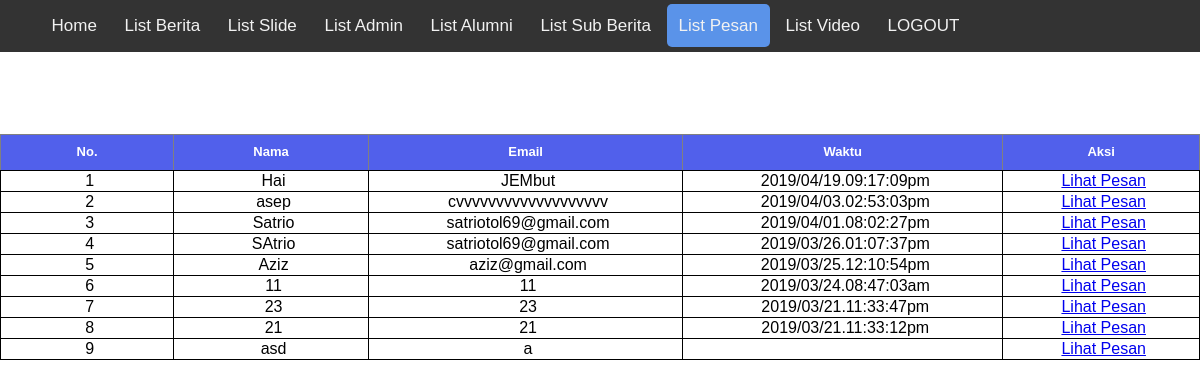
The page /admin/list_pesan.php (signed in) on the database its author committed.
### tables this page shows
CREATE TABLE `pesan_pengirim` (
  `id_pesan` int(11) NOT NULL,
  `nama_pengirim` varchar(30) NOT NULL,
  `email_pengirim` varchar(50) NOT NULL,
  `isi_pesan` longtext NOT NULL,
  `tanggal_pengirim` varchar(70) NOT NULL
);

### admin/function.php (called while the page is built, shortened)
<?php
$conn = mysqli_connect("localhost","root","","berita_kita");
function query($query){
    global $conn;
    $result= mysqli_query($conn,$query);
    $rows=[];
    while($row=mysqli_fetch_assoc($result)){
        $rows[]=$row;
    }
    return $rows;
}
?>

### admin/list_pesan.php (the view)
<?php
include "layout/header.php";
require 'function.php';
$pesan_pengirim = query("SELECT * FROM pesan_pengirim  ORDER BY `pesan_pengirim`.`tanggal_pengirim` DESC");
?>
<html>
<head>
    <link rel="stylesheet" href="css/admin.css">
</head>
<body>
<div class="table-semua">
<table border="1">
        <thead>
            <tr>
                <th>No.</th>
                <th>Nama</th>
                <th>Email</th>
                <th>Waktu</th>
                <th>Aksi</th>
            </tr>
        </thead>
        <tbody>
            <?php $i = 1; ?>
            <?php foreach ($pesan_pengirim as $row) : ?>
            <tr>
                <td><?= $i; ?></td>
                <td><?= $row["nama_pengirim"]; ?></td>
                <td><?= $row["email_pengirim"]; ?></td>
                <td><?= $row["tanggal_pengirim"]; ?></td>
                <td>
                    <a href="lihat_pesan.php?id=<?= $row["id_pesan"]; ?>">Lihat Pesan</a>
                </td>
            </tr>
            <?php $i++ ?>
            <?php endforeach ?>
        </tbody>
    </table>
    </div>
</body>
</html>

### admin/css/header.css (style rules this page uses)
body { margin: 0; font-family: Arial, Helvetica, sans-serif; }

### admin/css/admin.css (style rules this page uses)
.table-semua { display: -webkit-box; display: -ms-flexbox; display: flex; -webkit-box-orient: vertical; -webkit-box-direction: normal; -ms-flex-direction: column; flex-direction: column; margin: 0; margin-top: 52px; }
table { margin: auto; padding: 5%; margin-top: 2.5%; border-collapse: collapse; }
thead { border-collapse: collapse; }
td { border: 1px solid black; margin: 0; padding-left: .5%; text-align: center; }
th { background-color: rgb(81, 96, 235); color: white; font-size: small; width: 1%; line-height: 2.5em; text-align: center; margin: auto; -webkit-box-pack: center; -ms-flex-pack: center; justify-content: center; }

### rows shown on the page
pesan_pengirim: nama_pengirim "Hai", email_pengirim "JEMbut", tanggal_pengirim "2019/04/19.09:17:09pm"
pesan_pengirim: nama_pengirim "asep", email_pengirim "cvvvvvvvvvvvvvvvvvvv", tanggal_pengirim "2019/04/03.02:53:03pm"
pesan_pengirim: nama_pengirim "Satrio", email_pengirim "satriotol69@gmail.com", tanggal_pengirim "2019/04/01.08:02:27pm"
pesan_pengirim: nama_pengirim "SAtrio", email_pengirim "satriotol69@gmail.com", tanggal_pengirim "2019/03/26.01:07:37pm"
pesan_pengirim: nama_pengirim "Aziz", email_pengirim "aziz@gmail.com", tanggal_pengirim "2019/03/25.12:10:54pm"
pesan_pengirim: nama_pengirim "11", email_pengirim "11", tanggal_pengirim "2019/03/24.08:47:03am"
pesan_pengirim: nama_pengirim "23", email_pengirim "23", tanggal_pengirim "2019/03/21.11:33:47pm"
pesan_pengirim: nama_pengirim "21", email_pengirim "21", tanggal_pengirim "2019/03/21.11:33:12pm"
pesan_pengirim: nama_pengirim "asd", email_pengirim "a"
